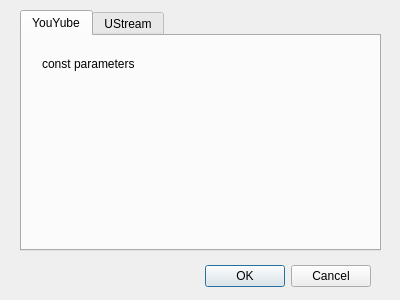
<?xml version="1.0" encoding="UTF-8"?>
<ui version="4.0">
 <class>ShareForm</class>
 <widget class="QDialog" name="ShareForm">
  <property name="geometry">
   <rect>
    <x>0</x>
    <y>0</y>
    <width>400</width>
    <height>300</height>
   </rect>
  </property>
  <property name="windowTitle">
   <string>Share options</string>
  </property>
  <widget class="QDialogButtonBox" name="buttonBox">
   <property name="geometry">
    <rect>
     <x>30</x>
     <y>260</y>
     <width>341</width>
     <height>32</height>
    </rect>
   </property>
   <property name="orientation">
    <enum>Qt::Horizontal</enum>
   </property>
   <property name="standardButtons">
    <set>QDialogButtonBox::Cancel|QDialogButtonBox::Ok</set>
   </property>
  </widget>
  <widget class="QTabWidget" name="tabWidget">
   <property name="geometry">
    <rect>
     <x>20</x>
     <y>10</y>
     <width>361</width>
     <height>241</height>
    </rect>
   </property>
   <property name="currentIndex">
    <number>0</number>
   </property>
   <widget class="QWidget" name="tab">
    <attribute name="title">
     <string>YouYube</string>
    </attribute>
    <widget class="QLabel" name="label">
     <property name="geometry">
      <rect>
       <x>20</x>
       <y>20</y>
       <width>171</width>
       <height>16</height>
      </rect>
     </property>
     <property name="text">
      <string>const parameters</string>
     </property>
    </widget>
   </widget>
   <widget class="QWidget" name="tab_2">
    <attribute name="title">
     <string>UStream</string>
    </attribute>
    <widget class="QLabel" name="label_2">
     <property name="geometry">
      <rect>
       <x>40</x>
       <y>40</y>
       <width>151</width>
       <height>16</height>
      </rect>
     </property>
     <property name="text">
      <string>const Params</string>
     </property>
    </widget>
   </widget>
  </widget>
 </widget>
 <resources/>
 <connections>
  <connection>
   <sender>buttonBox</sender>
   <signal>accepted()</signal>
   <receiver>ShareForm</receiver>
   <slot>accept()</slot>
   <hints>
    <hint type="sourcelabel">
     <x>248</x>
     <y>254</y>
    </hint>
    <hint type="destinationlabel">
     <x>157</x>
     <y>274</y>
    </hint>
   </hints>
  </connection>
  <connection>
   <sender>buttonBox</sender>
   <signal>rejected()</signal>
   <receiver>ShareForm</receiver>
   <slot>reject()</slot>
   <hints>
    <hint type="sourcelabel">
     <x>316</x>
     <y>260</y>
    </hint>
    <hint type="destinationlabel">
     <x>286</x>
     <y>274</y>
    </hint>
   </hints>
  </connection>
 </connections>
</ui>
